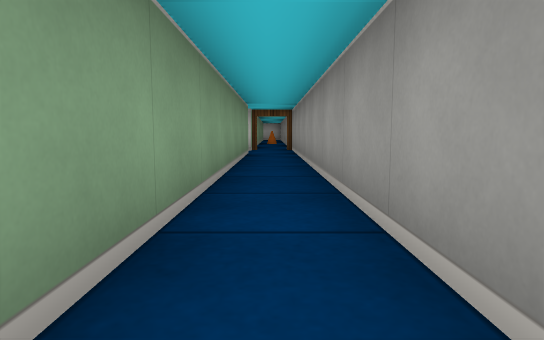
View 1 (above)

18 first-person views from a walk through a cub3D level. The camera is about half as high as the walls, tilts 6° down and sees 75° across. The floor is counted in squares. Each view is taken from the middle of a square. On the plan, view 1 faces up. The plan holds only what a view shows up to about 9 squares ahead; the rest is blank.

View 2
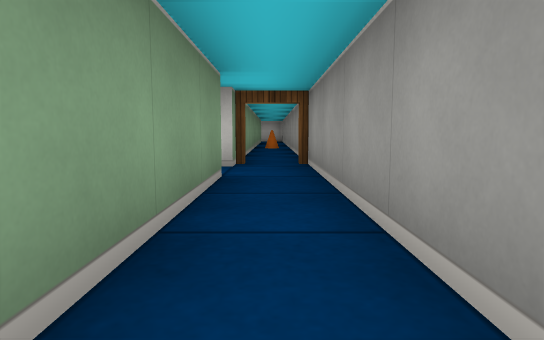

View 3
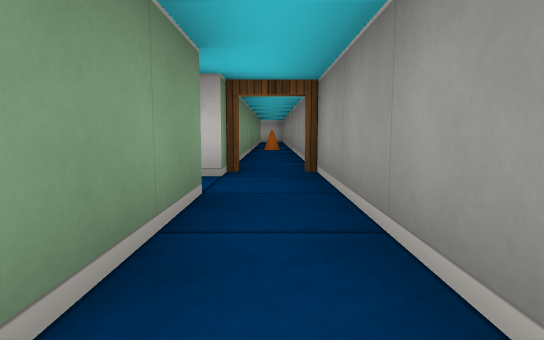

View 4
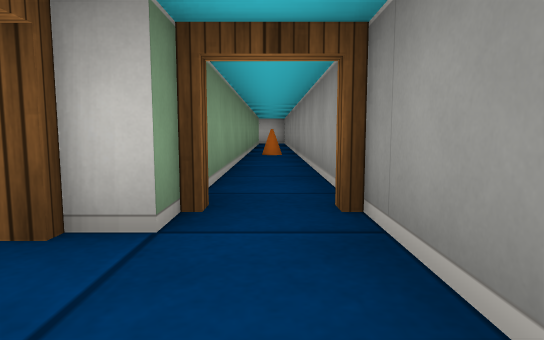

View 5
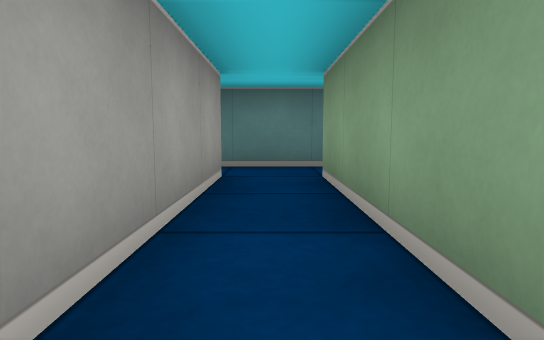

View 6
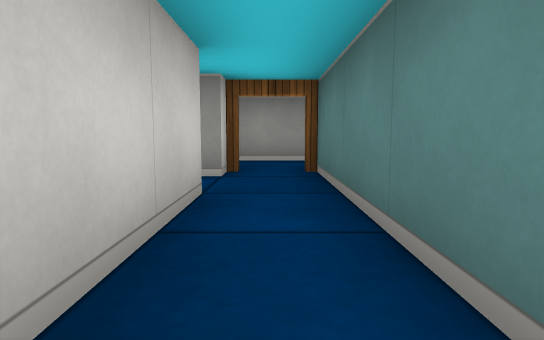

View 7
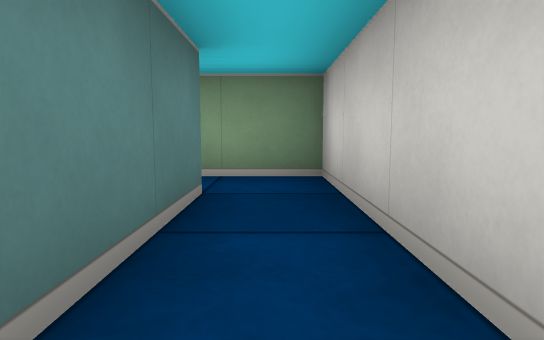

View 8
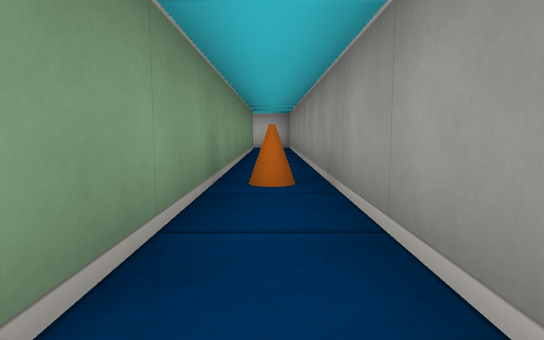

View 9
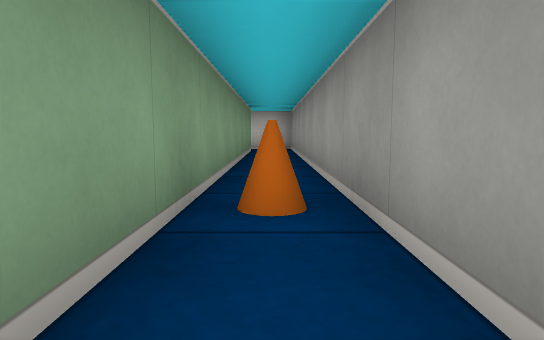

View 10
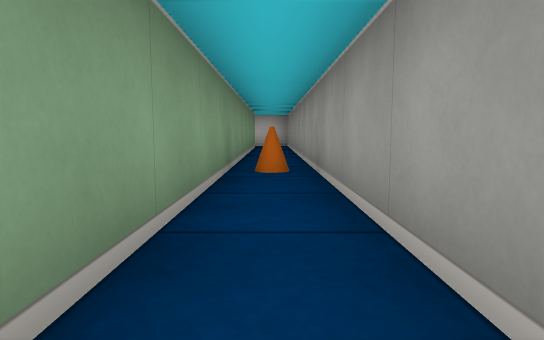

View 11
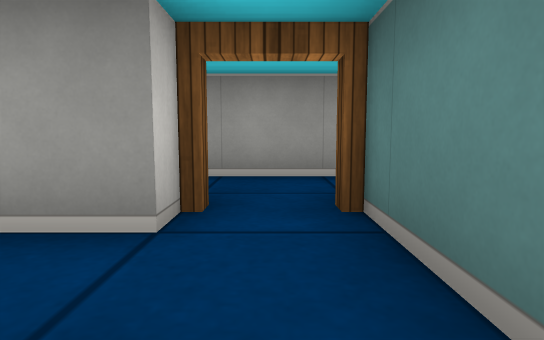

View 12
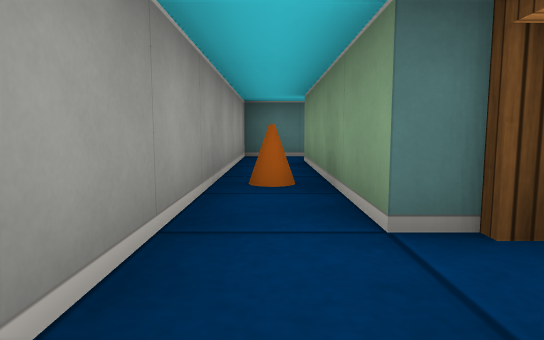

View 13
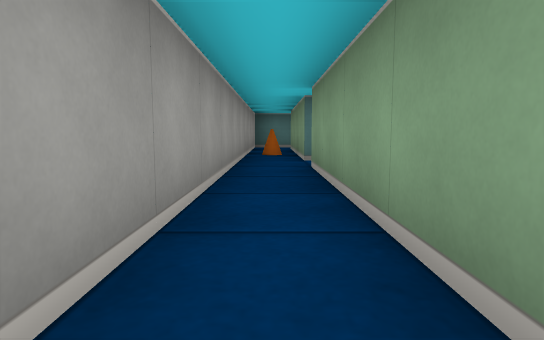

View 14
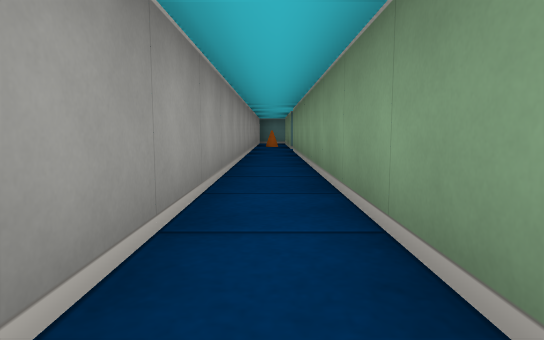

View 15
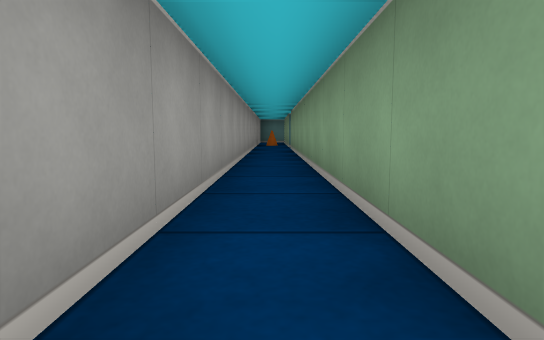

View 16
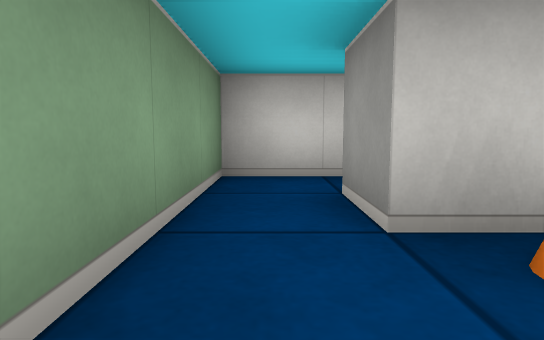

View 17
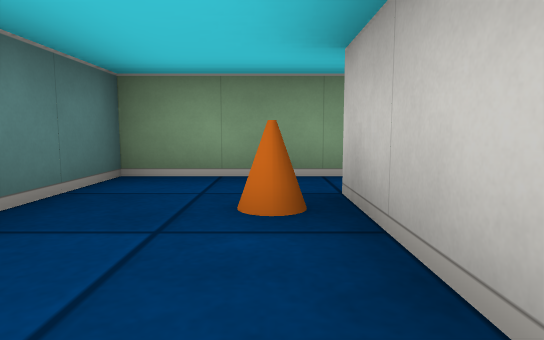

View 18
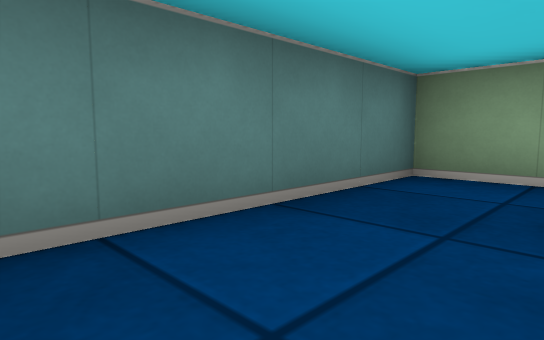

### Floor plan
Points are (right, up) in squares from view 1. A wall is a line through its corners. A room is listed if a view was taken in it or the views show most of it. See-through windows are left out.
Room 1 (views 1, 2, 3, 4, 5, 7, 11)
walls: (0.5, -0.5) (0.5, 9); (-0.5, 7.5) (-0.5, -0.5) (-2.5, -0.5); (-2.5, -1.5) (1.5, -1.5)
ways out: opening at (-1.5, -1) to room 2; open door at (0, 9) to room 3; open door at (1, -1) to room 4; open door at (-1, 8)
Room 2 (view 6)
walls: (-2.5, -0.5) (-3.5, -0.5) (-3.5, -1.5)
ways out: opening at (-1.5, -1) to room 1; opening at (-3, -2) to room 5
Room 3 (views 8, 9, 10)
walls: (0.5, 9) (0.5, 20.9); (-0.5, 20.2) (-0.5, 8.5)
ways out: open door at (0, 9) to room 1
objects: cone (0, 14)
Room 4 (views 12, 13, 14, 15)
walls: (1.5, 8.5) (1.5, -0.5); (1.5, -1.5) (1.5, -5.5); (2.5, -5.5) (2.5, 8.5)
ways out: open door at (1, -1) to room 1
objects: cone (2, -3)
Room 5 (views 16, 17, 18)
walls: (-0.5, -2.5) (-2.5, -2.5) (-2.5, -1.5); (-3.5, -1.5) (-3.5, -4.5) (-0.1, -4.5)
ways out: opening at (-3, -2) to room 2
objects: cone (-2, -3)

Where each view was taken, in squares from view 1:
view 1: 0 up, 0 right, facing up
view 2: 4 up, 0 right, facing up
view 3: 5 up, 0 right, facing up
view 4: 7 up, 0 right, facing up
view 5: 3 up, 0 right, facing down
view 6: 1 down, 3 left, facing right
view 7: 1 down, 0 right, facing left
view 8: 11 up, 0 right, facing up
view 9: 12 up, 0 right, facing up
view 10: 10 up, 0 right, facing up
view 11: 1 down, 1 left, facing right
view 12: 0 up, 2 right, facing down
view 13: 4 up, 2 right, facing down
view 14: 8 up, 2 right, facing down
view 15: 9 up, 2 right, facing down
view 16: 4 down, 3 left, facing up
view 17: 3 down, 0 right, facing left
view 18: 3 down, 0 right, facing down-left
